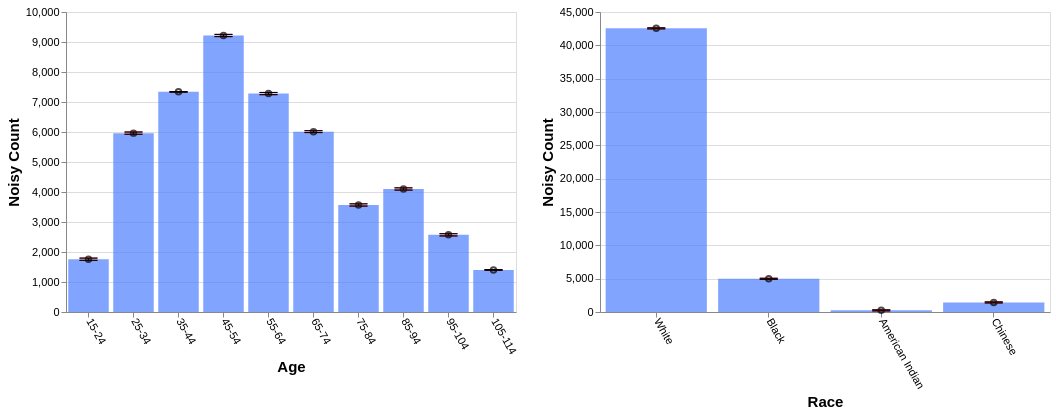

Vega-Lite specification for this chart:
### Vega-Lite specification from a JSON file in a GitHub repository (floating-point values rounded to 4 significant figures)
{"config": {"view": {"continuousWidth": 400, "continuousHeight": 300}, "axis": {"labelFontSize": 11, "titleFontSize": 15}, "axisBottom": {"labelAngle": 60}}, "hconcat": [{"layer": [{"mark": "bar", "encoding": {"color": {"value": "transparent"}, "tooltip": [{"aggregate": "sum", "field": "noisy_count", "title": "noisy count", "type": "quantitative"}, {"aggregate": "sum", "field": "noisy_count_prev", "title": "prev count", "type": "quantitative"}, {"aggregate": "sum", "field": "error", "title": "current error", "type": "quantitative"}, {"aggregate": "sum", "field": "error_prev", "title": "prev error", "type": "quantitative"}], "x": {"field": "age", "sort": null, "title": "Age", "type": "ordinal"}}, "height": 300, "selection": {"selector657": {"type": "interval", "encodings": ["x"]}}, "transform": [{"filter": {"selection": "selector658"}}], "width": 450}, {"mark": {"type": "bar", "color": "gray", "opacity": 0}, "encoding": {"x": {"field": "age", "sort": null, "title": "Age", "type": "ordinal"}, "y": {"aggregate": "sum", "field": "noisy_count_prev", "type": "quantitative"}}, "transform": [{"filter": {"selection": "selector658"}}]}, {"mark": {"type": "bar", "color": "#4C7FFF", "opacity": 0.7}, "encoding": {"x": {"field": "age", "sort": null, "title": "Age", "type": "ordinal"}, "y": {"aggregate": "sum", "field": "noisy_count", "type": "quantitative"}}, "transform": [{"filter": {"selection": "selector658"}}]}, {"mark": {"type": "point", "color": "black", "opacity": 0.7}, "encoding": {"x": {"field": "age", "sort": null, "title": "Age", "type": "ordinal"}, "y": {"aggregate": "sum", "field": "noisy_count", "title": "Noisy Count", "type": "quantitative"}}, "transform": [{"filter": {"selection": "selector658"}}]}, {"mark": {"type": "rule", "color": "#B6B6B6", "size": 2, "strokeDash": [3, 3]}, "encoding": {"x": {"field": "age", "sort": null, "title": "Age", "type": "ordinal"}, "y": {"aggregate": "sum", "field": "plus_error_prev_age", "title": "", "type": "quantitative"}, "y2": {"aggregate": "sum", "field": "minus_error_prev_age", "title": ""}}, "transform": [{"filter": {"selection": "selector658"}}]}, {"mark": {"type": "tick", "color": "#B90000", "size": 0, "strokeDash": [1, 1]}, "encoding": {"x": {"field": "age", "sort": null, "title": "Age", "type": "ordinal"}, "y": {"aggregate": "sum", "field": "plus_error_prev_age", "type": "quantitative"}}, "transform": [{"filter": {"selection": "selector658"}}]}, {"mark": {"type": "tick", "color": "#B90000", "size": 0, "strokeDash": [3, 1]}, "encoding": {"x": {"field": "age", "sort": null, "title": "Age", "type": "ordinal"}, "y": {"aggregate": "sum", "field": "minus_error_prev_age", "type": "quantitative"}}, "transform": [{"filter": {"selection": "selector658"}}]}, {"mark": {"type": "rule", "color": "black", "size": 2}, "encoding": {"x": {"field": "age", "sort": null, "title": "Age", "type": "ordinal"}, "y": {"aggregate": "sum", "field": "plus_error", "title": "", "type": "quantitative"}, "y2": {"aggregate": "sum", "field": "minus_error", "title": ""}}, "transform": [{"filter": {"selection": "selector658"}}]}, {"mark": {"type": "tick", "color": "black", "width": 0}, "encoding": {"x": {"field": "age", "sort": null, "title": "Age", "type": "ordinal"}, "y": {"aggregate": "sum", "field": "plus_error", "type": "quantitative"}}, "transform": [{"filter": {"selection": "selector658"}}]}, {"mark": {"type": "tick", "color": "black", "width": 0}, "encoding": {"x": {"field": "age", "sort": null, "title": "Age", "type": "ordinal"}, "y": {"aggregate": "sum", "field": "minus_error", "type": "quantitative"}}, "transform": [{"filter": {"selection": "selector658"}}]}]}, {"layer": [{"mark": "bar", "encoding": {"color": {"value": "transparent"}, "tooltip": [{"aggregate": "sum", "field": "noisy_count", "title": "noisy count", "type": "quantitative"}, {"aggregate": "sum", "field": "noisy_count_prev", "title": "prev count", "type": "quantitative"}, {"aggregate": "sum", "field": "error", "title": "current error", "type": "quantitative"}, {"aggregate": "sum", "field": "error_prev", "title": "prev error", "type": "quantitative"}], "x": {"field": "race", "sort": null, "title": "Race", "type": "ordinal"}}, "height": 300, "selection": {"selector658": {"type": "interval", "encodings": ["x"]}}, "transform": [{"filter": {"selection": "selector657"}}], "width": 450}, {"mark": {"type": "bar", "color": "gray", "opacity": 0}, "encoding": {"x": {"field": "race", "sort": null, "title": "Race", "type": "ordinal"}, "y": {"aggregate": "sum", "field": "noisy_count_prev", "type": "quantitative"}}, "transform": [{"filter": {"selection": "selector657"}}]}, {"mark": {"type": "bar", "color": "#4C7FFF", "opacity": 0.7}, "encoding": {"x": {"field": "race", "sort": null, "title": "Race", "type": "ordinal"}, "y": {"aggregate": "sum", "field": "noisy_count", "type": "quantitative"}}, "transform": [{"filter": {"selection": "selector657"}}]}, {"mark": {"type": "point", "color": "black", "opacity": 0.7}, "encoding": {"x": {"field": "race", "sort": null, "title": "Race", "type": "ordinal"}, "y": {"aggregate": "sum", "field": "noisy_count", "title": "Noisy Count", "type": "quantitative"}}, "transform": [{"filter": {"selection": "selector657"}}]}, {"mark": {"type": "rule", "color": "#B6B6B6", "size": 2, "strokeDash": [3, 3]}, "encoding": {"x": {"field": "race", "sort": null, "title": "Race", "type": "ordinal"}, "y": {"aggregate": "sum", "field": "plus_error_prev_race", "title": "", "type": "quantitative"}, "y2": {"aggregate": "sum", "field": "minus_error_prev_race", "title": ""}}, "transform": [{"filter": {"selection": "selector657"}}]}, {"mark": {"type": "tick", "color": "#B90000", "size": 0, "strokeDash": [1, 1]}, "encoding": {"x": {"field": "race", "sort": null, "title": "Race", "type": "ordinal"}, "y": {"aggregate": "sum", "field": "plus_error_prev_race", "type": "quantitative"}}, "transform": [{"filter": {"selection": "selector657"}}]}, {"mark": {"type": "tick", "color": "#B90000", "size": 0, "strokeDash": [3, 1]}, "encoding": {"x": {"field": "race", "sort": null, "title": "Race", "type": "ordinal"}, "y": {"aggregate": "sum", "field": "minus_error_prev_race", "type": "quantitative"}}, "transform": [{"filter": {"selection": "selector657"}}]}, {"mark": {"type": "rule", "color": "black", "size": 2}, "encoding": {"x": {"field": "race", "sort": null, "title": "Race", "type": "ordinal"}, "y": {"aggregate": "sum", "field": "plus_error", "title": "", "type": "quantitative"}, "y2": {"aggregate": "sum", "field": "minus_error", "title": ""}}, "transform": [{"filter": {"selection": "selector657"}}]}, {"mark": {"type": "tick", "color": "black", "width": 0}, "encoding": {"x": {"field": "race", "sort": null, "title": "Race", "type": "ordinal"}, "y": {"aggregate": "sum", "field": "plus_error", "type": "quantitative"}}, "transform": [{"filter": {"selection": "selector657"}}]}, {"mark": {"type": "tick", "color": "black", "width": 0}, "encoding": {"x": {"field": "race", "sort": null, "title": "Race", "type": "ordinal"}, "y": {"aggregate": "sum", "field": "minus_error", "type": "quantitative"}}, "transform": [{"filter": {"selection": "selector657"}}]}]}], "data": {"name": "data-5176e0f7b507a3aaa462ff979c37232f"}, "$schema": "https://vega.github.io/schema/vega-lite/v4.17.0.json", "datasets": {"data-5176e0f7b507a3aaa462ff979c37232f": [{"age": "15-24", "race": "White", "noisy_count": 1322.0, "true_count": 1271.0, "plus_error": 1331.0, "minus_error": 1313.0, "error": 8.9, "noisy_count_prev": 1322.0, "true_count_prev": 1271.0, "plus_error_prev": 1332.0, "minus_error_prev": 1312.0, "error_prev": 9.9, "plus_error_prev_age": 1332.0, "minus_error_prev_age": 1312.0, "plus_error_prev_race": 1332.0, "minus_error_prev_race": 1312.0}, {"age": "15-24", "race": "Black", "noisy_count": 138.4, "true_count": 192.0, "plus_error": 147.3, "minus_error": 129.4, "error": 8.9, "noisy_count_prev": 139.1, "true_count_prev": 192.0, "plus_error_prev": 149.0, "minus_error_prev": 129.2, "error_prev": 9.9, "plus_error_prev_age": 149.1, "minus_error_prev_age": 129.3, "plus_error_prev_race": 149.2, "minus_error_prev_race": 129.4}, {"age": "15-24", "race": "American Indian", "noisy_count": 109.9, "true_count": 31.0, "plus_error": 118.8, "minus_error": 100.9, "error": 8.9, "noisy_count_prev": 108.7, "true_count_prev": 31.0, "plus_error_prev": 118.7, "minus_error_prev": 98.8, "error_prev": 9.9, "plus_error_prev_age": 118.8, "minus_error_prev_age": 98.88, "plus_error_prev_race": 118.3, "minus_error_prev_race": 98.45}, {"age": "15-24", "race": "Chinese", "noisy_count": 188.9, "true_count": 62.0, "plus_error": 197.9, "minus_error": 180.0, "error": 8.9, "noisy_count_prev": 189.6, "true_count_prev": 62.0, "plus_error_prev": 199.5, "minus_error_prev": 179.6, "error_prev": 9.9, "plus_error_prev_age": 199.6, "minus_error_prev_age": 179.7, "plus_error_prev_race": 199.5, "minus_error_prev_race": 179.6}, {"age": "25-34", "race": "White", "noisy_count": 5034.0, "true_count": 5110.0, "plus_error": 5043.0, "minus_error": 5025.0, "error": 8.9, "noisy_count_prev": 5036.0, "true_count_prev": 5110.0, "plus_error_prev": 5046.0, "minus_error_prev": 5026.0, "error_prev": 9.9, "plus_error_prev_age": 5045.0, "minus_error_prev_age": 5025.0, "plus_error_prev_race": 5046.0, "minus_error_prev_race": 5026.0}, {"age": "25-34", "race": "Black", "noisy_count": 684.5, "true_count": 700.0, "plus_error": 693.4, "minus_error": 675.5, "error": 8.9, "noisy_count_prev": 683.7, "true_count_prev": 700.0, "plus_error_prev": 693.6, "minus_error_prev": 673.8, "error_prev": 9.9, "plus_error_prev_age": 693.2, "minus_error_prev_age": 673.4, "plus_error_prev_race": 693.8, "minus_error_prev_race": 674.0}, {"age": "25-34", "race": "American Indian", "noisy_count": 1.9, "true_count": 83.0, "plus_error": 10.8, "minus_error": -7.1, "error": 8.9, "noisy_count_prev": 3.6, "true_count_prev": 83.0, "plus_error_prev": 13.5, "minus_error_prev": -6.4, "error_prev": 9.9, "plus_error_prev_age": 13.07, "minus_error_prev_age": -6.825, "plus_error_prev_race": 13.15, "minus_error_prev_race": -6.75}, {"age": "25-34", "race": "Chinese", "noisy_count": 242.0, "true_count": 244.0, "plus_error": 250.9, "minus_error": 233.0, "error": 8.9, "noisy_count_prev": 241.3, "true_count_prev": 244.0, "plus_error_prev": 251.3, "minus_error_prev": 231.4, "error_prev": 9.9, "plus_error_prev_age": 250.9, "minus_error_prev_age": 231.0, "plus_error_prev_race": 251.3, "minus_error_prev_race": 231.4}, {"age": "35-44", "race": "White", "noisy_count": 6212.0, "true_count": 6181.0, "plus_error": 6214.0, "minus_error": 6209.0, "error": 2.8, "noisy_count_prev": 6211.0, "true_count_prev": 6181.0, "plus_error_prev": 6214.0, "minus_error_prev": 6208.0, "error_prev": 3.2, "plus_error_prev_age": 6214.0, "minus_error_prev_age": 6208.0, "plus_error_prev_race": 6214.0, "minus_error_prev_race": 6208.0}, {"age": "35-44", "race": "Black", "noisy_count": 820.4, "true_count": 793.0, "plus_error": 823.2, "minus_error": 817.5, "error": 2.8, "noisy_count_prev": 820.4, "true_count_prev": 793.0, "plus_error_prev": 823.5, "minus_error_prev": 817.2, "error_prev": 3.2, "plus_error_prev_age": 823.4, "minus_error_prev_age": 817.1, "plus_error_prev_race": 823.7, "minus_error_prev_race": 817.4}, {"age": "35-44", "race": "American Indian", "noisy_count": 52.9, "true_count": 93.0, "plus_error": 55.7, "minus_error": 50.0, "error": 2.8, "noisy_count_prev": 53.7, "true_count_prev": 93.0, "plus_error_prev": 56.9, "minus_error_prev": 50.5, "error_prev": 3.2, "plus_error_prev_age": 56.82, "minus_error_prev_age": 50.42, "plus_error_prev_race": 56.55, "minus_error_prev_race": 50.15}, {"age": "35-44", "race": "Chinese", "noisy_count": 253.1, "true_count": 265.0, "plus_error": 256.0, "minus_error": 250.3, "error": 2.8, "noisy_count_prev": 253.4, "true_count_prev": 265.0, "plus_error_prev": 256.6, "minus_error_prev": 250.2, "error_prev": 3.2, "plus_error_prev_age": 256.5, "minus_error_prev_age": 250.1, "plus_error_prev_race": 256.6, "minus_error_prev_race": 250.2}, {"age": "45-54", "race": "White", "noisy_count": 7982.0, "true_count": 7988.0, "plus_error": 7991.0, "minus_error": 7973.0, "error": 8.9, "noisy_count_prev": 7982.0, "true_count_prev": 7988.0, "plus_error_prev": 7992.0, "minus_error_prev": 7972.0, "error_prev": 9.9, "plus_error_prev_age": 7991.0, "minus_error_prev_age": 7971.0, "plus_error_prev_race": 7992.0, "minus_error_prev_race": 7972.0}, {"age": "45-54", "race": "Black", "noisy_count": 878.3, "true_count": 967.0, "plus_error": 887.3, "minus_error": 869.4, "error": 8.9, "noisy_count_prev": 880.6, "true_count_prev": 967.0, "plus_error_prev": 890.5, "minus_error_prev": 870.7, "error_prev": 9.9, "plus_error_prev_age": 889.6, "minus_error_prev_age": 869.8, "plus_error_prev_race": 890.7, "minus_error_prev_race": 870.9}, {"age": "45-54", "race": "American Indian", "noisy_count": 100.3, "true_count": 112.0, "plus_error": 109.2, "minus_error": 91.3, "error": 8.9, "noisy_count_prev": 101.2, "true_count_prev": 112.0, "plus_error_prev": 111.1, "minus_error_prev": 91.2, "error_prev": 9.9, "plus_error_prev_age": 110.2, "minus_error_prev_age": 90.33, "plus_error_prev_race": 110.7, "minus_error_prev_race": 90.85}, {"age": "45-54", "race": "Chinese", "noisy_count": 255.8, "true_count": 266.0, "plus_error": 264.7, "minus_error": 246.8, "error": 8.9, "noisy_count_prev": 256.5, "true_count_prev": 266.0, "plus_error_prev": 266.5, "minus_error_prev": 246.6, "error_prev": 9.9, "plus_error_prev_age": 265.6, "minus_error_prev_age": 245.7, "plus_error_prev_race": 266.5, "minus_error_prev_race": 246.6}, {"age": "55-64", "race": "White", "noisy_count": 6349.0, "true_count": 6252.0, "plus_error": 6358.0, "minus_error": 6340.0, "error": 8.9, "noisy_count_prev": 6348.0, "true_count_prev": 6252.0, "plus_error_prev": 6358.0, "minus_error_prev": 6338.0, "error_prev": 9.9, "plus_error_prev_age": 6357.0, "minus_error_prev_age": 6338.0, "plus_error_prev_race": 6358.0, "minus_error_prev_race": 6338.0}, {"age": "55-64", "race": "Black", "noisy_count": 731.3, "true_count": 744.0, "plus_error": 740.2, "minus_error": 722.4, "error": 8.9, "noisy_count_prev": 732.0, "true_count_prev": 744.0, "plus_error_prev": 741.9, "minus_error_prev": 722.1, "error_prev": 9.9, "plus_error_prev_age": 741.3, "minus_error_prev_age": 721.5, "plus_error_prev_race": 742.1, "minus_error_prev_race": 722.3}, {"age": "55-64", "race": "American Indian", "noisy_count": 45.3, "true_count": 90.0, "plus_error": 54.3, "minus_error": 36.4, "error": 8.9, "noisy_count_prev": 46.4, "true_count_prev": 90.0, "plus_error_prev": 56.3, "minus_error_prev": 36.4, "error_prev": 9.9, "plus_error_prev_age": 55.73, "minus_error_prev_age": 35.83, "plus_error_prev_race": 55.95, "minus_error_prev_race": 36.05}, {"age": "55-64", "race": "Chinese", "noisy_count": 155.9, "true_count": 233.0, "plus_error": 164.8, "minus_error": 146.9, "error": 8.9, "noisy_count_prev": 157.0, "true_count_prev": 233.0, "plus_error_prev": 166.9, "minus_error_prev": 147.1, "error_prev": 9.9, "plus_error_prev_age": 166.3, "minus_error_prev_age": 146.5, "plus_error_prev_race": 166.9, "minus_error_prev_race": 147.1}, {"age": "65-74", "race": "White", "noisy_count": 5120.0, "true_count": 5121.0, "plus_error": 5128.0, "minus_error": 5113.0, "error": 7.6, "noisy_count_prev": 5120.0, "true_count_prev": 5121.0, "plus_error_prev": 5128.0, "minus_error_prev": 5111.0, "error_prev": 8.3, "plus_error_prev_age": 5129.0, "minus_error_prev_age": 5113.0, "plus_error_prev_race": 5128.0, "minus_error_prev_race": 5111.0}, {"age": "65-74", "race": "Black", "noisy_count": 599.9, "true_count": 525.0, "plus_error": 607.5, "minus_error": 592.3, "error": 7.6, "noisy_count_prev": 597.2, "true_count_prev": 525.0, "plus_error_prev": 605.5, "minus_error_prev": 588.9, "error_prev": 8.3, "plus_error_prev_age": 607.1, "minus_error_prev_age": 590.5, "plus_error_prev_race": 605.7, "minus_error_prev_race": 589.1}, {"age": "65-74", "race": "American Indian", "noisy_count": 72.4, "true_count": 68.0, "plus_error": 80.0, "minus_error": 64.8, "error": 7.6, "noisy_count_prev": 71.4, "true_count_prev": 68.0, "plus_error_prev": 79.7, "minus_error_prev": 63.1, "error_prev": 8.3, "plus_error_prev_age": 81.35, "minus_error_prev_age": 64.75, "plus_error_prev_race": 79.35, "minus_error_prev_race": 62.75}, {"age": "65-74", "race": "Chinese", "noisy_count": 219.1, "true_count": 153.0, "plus_error": 226.7, "minus_error": 211.5, "error": 7.6, "noisy_count_prev": 217.2, "true_count_prev": 153.0, "plus_error_prev": 225.5, "minus_error_prev": 208.9, "error_prev": 8.3, "plus_error_prev_age": 227.1, "minus_error_prev_age": 210.5, "plus_error_prev_race": 225.5, "minus_error_prev_race": 208.9}, {"age": "75-84", "race": "White", "noisy_count": 3354.0, "true_count": 3396.0, "plus_error": 3362.0, "minus_error": 3345.0, "error": 8.9, "noisy_count_prev": 3354.0, "true_count_prev": 3396.0, "plus_error_prev": 3363.0, "minus_error_prev": 3344.0, "error_prev": 9.9, "plus_error_prev_age": 3362.0, "minus_error_prev_age": 3342.0, "plus_error_prev_race": 3364.0, "minus_error_prev_race": 3344.0}, {"age": "75-84", "race": "Black", "noisy_count": 331.4, "true_count": 387.0, "plus_error": 340.4, "minus_error": 322.5, "error": 8.9, "noisy_count_prev": 333.0, "true_count_prev": 387.0, "plus_error_prev": 343.0, "minus_error_prev": 323.1, "error_prev": 9.9, "plus_error_prev_age": 341.9, "minus_error_prev_age": 322.0, "plus_error_prev_race": 343.2, "minus_error_prev_race": 323.3}, {"age": "75-84", "race": "American Indian", "noisy_count": -133.0, "true_count": 33.0, "plus_error": -124.0, "minus_error": -141.9, "error": 8.9, "noisy_count_prev": -131.2, "true_count_prev": 33.0, "plus_error_prev": -121.2, "minus_error_prev": -141.1, "error_prev": 9.9, "plus_error_prev_age": -122.3, "minus_error_prev_age": -142.2, "plus_error_prev_race": -121.6, "minus_error_prev_race": -141.4}, {"age": "75-84", "race": "Chinese", "noisy_count": 15.6, "true_count": 93.0, "plus_error": 24.6, "minus_error": 6.7, "error": 8.9, "noisy_count_prev": 16.6, "true_count_prev": 93.0, "plus_error_prev": 26.5, "minus_error_prev": 6.6, "error_prev": 9.9, "plus_error_prev_age": 25.4, "minus_error_prev_age": 5.5, "plus_error_prev_race": 26.47, "minus_error_prev_race": 6.57}, {"age": "85-94", "race": "White", "noisy_count": 3629.0, "true_count": 3579.0, "plus_error": 3638.0, "minus_error": 3620.0, "error": 8.9, "noisy_count_prev": 3629.0, "true_count_prev": 3579.0, "plus_error_prev": 3639.0, "minus_error_prev": 3619.0, "error_prev": 9.9, "plus_error_prev_age": 3640.0, "minus_error_prev_age": 3620.0, "plus_error_prev_race": 3639.0, "minus_error_prev_race": 3620.0}, {"age": "85-94", "race": "Black", "noisy_count": 345.4, "true_count": 351.0, "plus_error": 354.3, "minus_error": 336.4, "error": 8.9, "noisy_count_prev": 345.0, "true_count_prev": 351.0, "plus_error_prev": 355.0, "minus_error_prev": 335.1, "error_prev": 9.9, "plus_error_prev_age": 355.4, "minus_error_prev_age": 335.5, "plus_error_prev_race": 355.2, "minus_error_prev_race": 335.3}, {"age": "85-94", "race": "American Indian", "noisy_count": 56.2, "true_count": 33.0, "plus_error": 65.1, "minus_error": 47.2, "error": 8.9, "noisy_count_prev": 54.8, "true_count_prev": 33.0, "plus_error_prev": 64.7, "minus_error_prev": 44.8, "error_prev": 9.9, "plus_error_prev_age": 65.12, "minus_error_prev_age": 45.22, "plus_error_prev_race": 64.35, "minus_error_prev_race": 44.45}, {"age": "85-94", "race": "Chinese", "noisy_count": 69.7, "true_count": 74.0, "plus_error": 78.7, "minus_error": 60.8, "error": 8.9, "noisy_count_prev": 69.7, "true_count_prev": 74.0, "plus_error_prev": 79.6, "minus_error_prev": 59.8, "error_prev": 9.9, "plus_error_prev_age": 80.02, "minus_error_prev_age": 60.22, "plus_error_prev_race": 79.57, "minus_error_prev_race": 59.77}, {"age": "95-104", "race": "White", "noisy_count": 2280.0, "true_count": 2336.0, "plus_error": 2289.0, "minus_error": 2271.0, "error": 8.9, "noisy_count_prev": 2280.0, "true_count_prev": 2336.0, "plus_error_prev": 2290.0, "minus_error_prev": 2270.0, "error_prev": 9.9, "plus_error_prev_age": 2291.0, "minus_error_prev_age": 2271.0, "plus_error_prev_race": 2290.0, "minus_error_prev_race": 2270.0}, {"age": "95-104", "race": "Black", "noisy_count": 344.3, "true_count": 160.0, "plus_error": 353.2, "minus_error": 335.3, "error": 8.9, "noisy_count_prev": 341.6, "true_count_prev": 160.0, "plus_error_prev": 351.5, "minus_error_prev": 331.6, "error_prev": 9.9, "plus_error_prev_age": 352.2, "minus_error_prev_age": 332.3, "plus_error_prev_race": 351.7, "minus_error_prev_race": 331.8}, {"age": "95-104", "race": "American Indian", "noisy_count": -102.6, "true_count": 14.0, "plus_error": -93.7, "minus_error": -111.6, "error": 8.9, "noisy_count_prev": -101.9, "true_count_prev": 14.0, "plus_error_prev": -92.0, "minus_error_prev": -111.8, "error_prev": 9.9, "plus_error_prev_age": -91.33, "minus_error_prev_age": -111.1, "plus_error_prev_race": -92.35, "minus_error_prev_race": -112.2}, {"age": "95-104", "race": "Chinese", "noisy_count": 51.2, "true_count": 35.0, "plus_error": 60.1, "minus_error": 42.2, "error": 8.9, "noisy_count_prev": 49.9, "true_count_prev": 35.0, "plus_error_prev": 59.9, "minus_error_prev": 40.0, "error_prev": 9.9, "plus_error_prev_age": 60.57, "minus_error_prev_age": 40.67, "plus_error_prev_race": 59.87, "minus_error_prev_race": 39.97}, {"age": "105-114", "race": "White", "noisy_count": 1265.0, "true_count": 1270.0, "plus_error": 1268.0, "minus_error": 1262.0, "error": 3.1, "noisy_count_prev": 1265.0, "true_count_prev": 1270.0, "plus_error_prev": 1269.0, "minus_error_prev": 1262.0, "error_prev": 3.5, "plus_error_prev_age": 1269.0, "minus_error_prev_age": 1262.0, "plus_error_prev_race": 1269.0, "minus_error_prev_race": 1262.0}, {"age": "105-114", "race": "Black", "noisy_count": 108.9, "true_count": 110.0, "plus_error": 112.0, "minus_error": 105.8, "error": 3.1, "noisy_count_prev": 108.4, "true_count_prev": 110.0, "plus_error_prev": 111.8, "minus_error_prev": 104.9, "error_prev": 3.5, "plus_error_prev_age": 111.8, "minus_error_prev_age": 104.9, "plus_error_prev_race": 112.0, "minus_error_prev_race": 105.1}, {"age": "105-114", "race": "American Indian", "noisy_count": 42.8, "true_count": 4.0, "plus_error": 45.9, "minus_error": 39.7, "error": 3.1, "noisy_count_prev": 42.9, "true_count_prev": 4.0, "plus_error_prev": 46.4, "minus_error_prev": 39.4, "error_prev": 3.5, "plus_error_prev_age": 46.38, "minus_error_prev_age": 39.38, "plus_error_prev_race": 46.05, "minus_error_prev_race": 39.05}, {"age": "105-114", "race": "Chinese", "noisy_count": -14.7, "true_count": 17.0, "plus_error": -11.6, "minus_error": -17.9, "error": 3.1, "noisy_count_prev": -14.3, "true_count_prev": 17.0, "plus_error_prev": -10.8, "minus_error_prev": -17.8, "error_prev": 3.5, "plus_error_prev_age": -10.82, "minus_error_prev_age": -17.82, "plus_error_prev_race": -10.83, "minus_error_prev_race": -17.83}]}}
